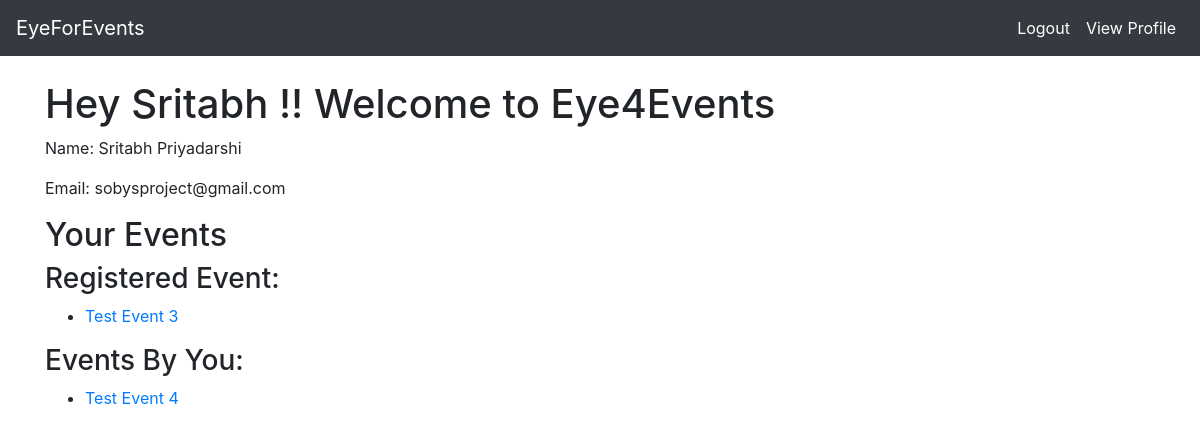
Page /user/profile/ (signed in) on the earlier database version.
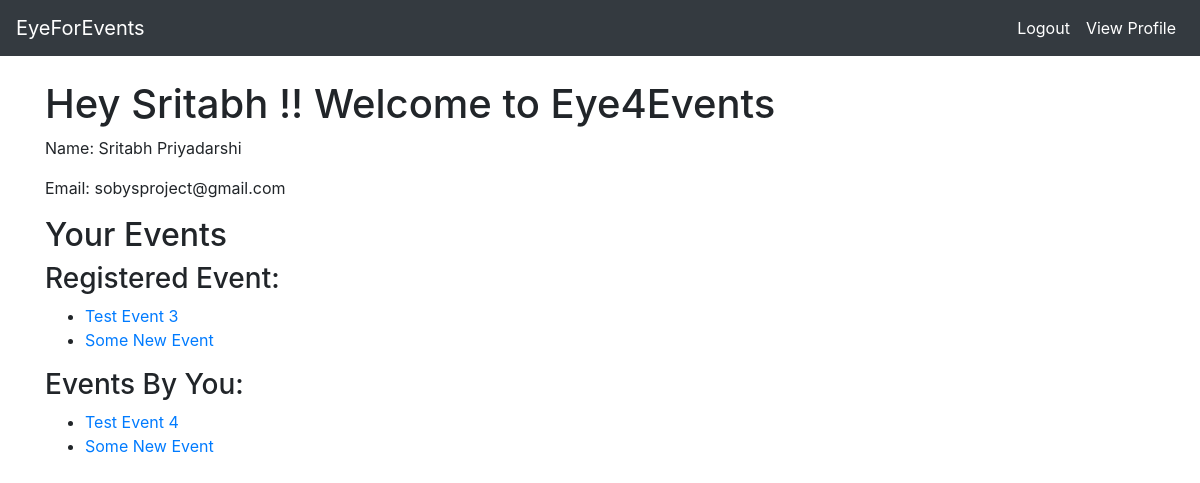
Same page on the later database version.
### events/models.py (models this page shows, shortened)
class Event(models.Model):
    id = models.UUIDField(primary_key=True, default=uuid.uuid4, editable=False) #unique id to differentiate between events
    name = models.CharField("name",max_length=200) #Event name
    description = models.CharField("description",max_length=2000,default="") #Event description
    max_capacity = models.PositiveSmallIntegerField("max_capacity",default=0) #0 for not applicable and >0 if there's a capacity
    location = models.CharField(max_length=500,default="")
    contact_number = models.PositiveSmallIntegerField("contact_number",default=0)
    alt_contact_number = models.PositiveSmallIntegerField("alt_contact_number",default=0)
    contact_email = models.EmailField(max_length=254)
    created_by = models.ForeignKey(settings.AUTH_USER_MODEL, on_delete=models.CASCADE,blank=True,related_name="created_by") #One to Many relationship
    participated_in = models.ManyToManyField(settings.AUTH_USER_MODEL,related_name="participated_in") #One to Many relationship showing user participated in events relation
    """
    ADD Possible params like created by and event data and last date
    User should be foreign keyed as Event will be associated with the user
    """
    last_date = models.DateTimeField(default = timezone.now())
    event_date = models.DateTimeField(default = timezone.now())
    pub_date = models.DateTimeField('Created On',auto_now_add=True) #Will be used to check how old is the posted events

### user/views.py (the view)
# urls.py: path('profile/',views.profile,name='profile'),
@login_required(login_url='/user/login/')
def profile(request):
    return render(request,"user/profile.html")

### user/templates/user/profile.html
{% extends 'user/base.html' %} {% block content %}
{% if user.is_authenticated %}
<h1>Hey {{user.first_name}} !! Welcome to Eye4Events</h1>
<p>Name: {{user.first_name}} {{ user.last_name}}</p>
<p>Email: {{user.email}}</p>
<h2>Your Events</h2>
<h3>Registered Event:</h3>
{% if user.participated_in %}
    <ul>
    {% for event in user.participated_in.all %}
        <li><a href="{% url 'events:detail' event.id %}">{{ event.name }}</a></li>
    {% endfor %}
    </ul>
{% else %}
    <p>No Event Available.</p>
{% endif %}
<h3>Events By You:</h3>
{% if user.created_by.all %}
    <ul>
    {% for event in user.created_by.all %}
        <li><a href="{% url 'events:detail' event.id %}">{{ event.name }}</a></li>
    {% endfor %}
    </ul>
{% else %}
    <p>No Event Available.</p>
{% endif %}
{% endif %} {% endblock %}

Differences in the rows shown:
added Event: name "Some New Event"
